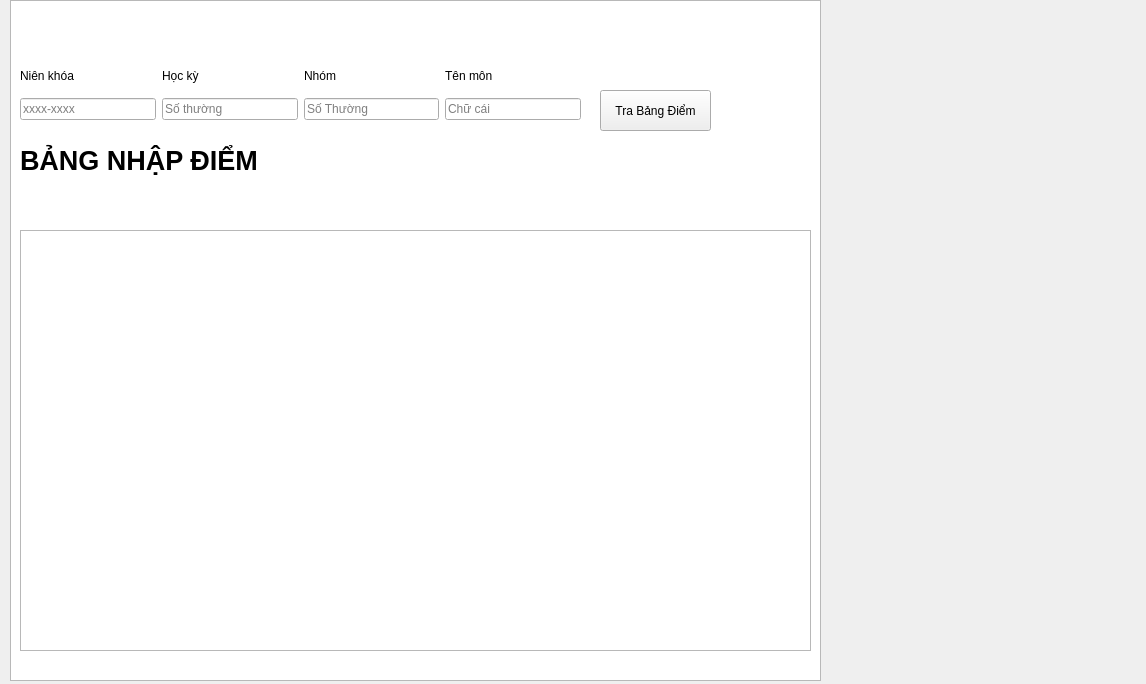
<?xml version="1.0" encoding="UTF-8"?>
<ui version="4.0">
 <class>diem_input</class>
 <widget class="QWidget" name="diem_input">
  <property name="geometry">
   <rect>
    <x>0</x>
    <y>0</y>
    <width>1146</width>
    <height>684</height>
   </rect>
  </property>
  <property name="windowTitle">
   <string>Form</string>
  </property>
  <widget class="QTableWidget" name="BangDiem_Widget">
   <property name="geometry">
    <rect>
     <x>20</x>
     <y>230</y>
     <width>791</width>
     <height>421</height>
    </rect>
   </property>
  </widget>
  <widget class="QLabel" name="label_5">
   <property name="geometry">
    <rect>
     <x>20</x>
     <y>130</y>
     <width>281</width>
     <height>61</height>
    </rect>
   </property>
   <property name="font">
    <font>
     <pointsize>20</pointsize>
     <bold>true</bold>
    </font>
   </property>
   <property name="text">
    <string>BẢNG NHẬP ĐIỂM</string>
   </property>
  </widget>
  <widget class="QWidget" name="gridLayoutWidget">
   <property name="geometry">
    <rect>
     <x>20</x>
     <y>60</y>
     <width>561</width>
     <height>68</height>
    </rect>
   </property>
   <layout class="QGridLayout" name="gridLayout">
    <item row="0" column="0">
     <widget class="QLabel" name="label">
      <property name="maximumSize">
       <size>
        <width>71</width>
        <height>16</height>
       </size>
      </property>
      <property name="text">
       <string>Niên khóa</string>
      </property>
     </widget>
    </item>
    <item row="2" column="3">
     <widget class="QLineEdit" name="lineEdit__TenMon">
      <property name="placeholderText">
       <string>Chữ cái</string>
      </property>
     </widget>
    </item>
    <item row="2" column="1">
     <widget class="QLineEdit" name="lineEdit__Hocky">
      <property name="placeholderText">
       <string>Số thường</string>
      </property>
     </widget>
    </item>
    <item row="0" column="1">
     <widget class="QLabel" name="label_2">
      <property name="text">
       <string>Học kỳ</string>
      </property>
     </widget>
    </item>
    <item row="2" column="0">
     <widget class="QLineEdit" name="lineEdit__NienKhoa">
      <property name="placeholderText">
       <string>xxxx-xxxx</string>
      </property>
     </widget>
    </item>
    <item row="0" column="2">
     <widget class="QLabel" name="label_3">
      <property name="text">
       <string>Nhóm</string>
      </property>
     </widget>
    </item>
    <item row="2" column="2">
     <widget class="QLineEdit" name="lineEdit__Nhom">
      <property name="placeholderText">
       <string>Số Thường</string>
      </property>
     </widget>
    </item>
    <item row="0" column="3">
     <widget class="QLabel" name="label_4">
      <property name="text">
       <string>Tên môn</string>
      </property>
     </widget>
    </item>
   </layout>
  </widget>
  <widget class="QPushButton" name="pushButton_TraBangDiem">
   <property name="geometry">
    <rect>
     <x>600</x>
     <y>90</y>
     <width>111</width>
     <height>41</height>
    </rect>
   </property>
   <property name="text">
    <string>Tra Bảng Điểm</string>
   </property>
  </widget>
  <widget class="QTableView" name="tableView">
   <property name="geometry">
    <rect>
     <x>10</x>
     <y>0</y>
     <width>811</width>
     <height>681</height>
    </rect>
   </property>
  </widget>
  <zorder>tableView</zorder>
  <zorder>BangDiem_Widget</zorder>
  <zorder>label_5</zorder>
  <zorder>gridLayoutWidget</zorder>
  <zorder>pushButton_TraBangDiem</zorder>
 </widget>
 <resources/>
 <connections/>
</ui>
